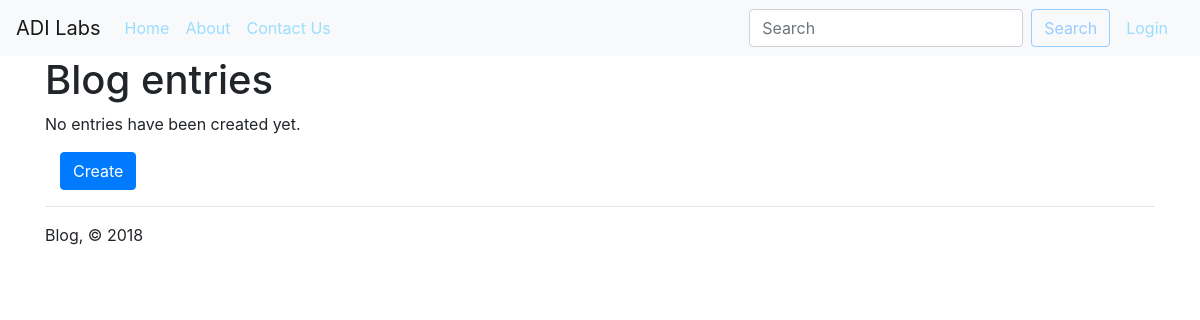
Before: /loggedin/ (signed in) with the older database file.
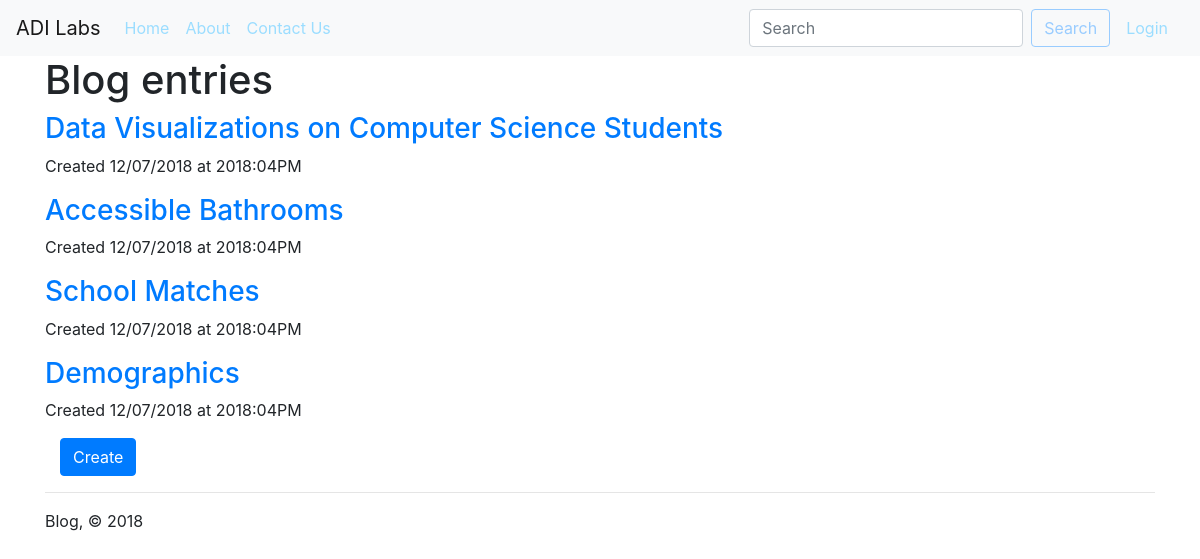
After: the same page with the newer database file.
### app.py (models this page shows, shortened)
class Entry(flask_db.Model):
    title = CharField()
    slug = CharField(unique=True)
    content = TextField()
    published = BooleanField(index=True)
    timestamp = DateTimeField(default=datetime.datetime.now, index=True)
    @classmethod
    def public(cls):
        return Entry.select().where(Entry.published)

### app.py (the view)
@app.route('/loggedin/')
@login_required
def logged_in():
    search_query = request.args.get('q')
    if search_query:
        query = Entry.search(search_query)
    else:
        query = Entry.public().order_by(Entry.timestamp.desc())
    return object_list(
        'loggedin.html',
        query,
        search=search_query,
        check_bounds=False)

### app.py (called while the page is built)
def login_required(fn):
    @functools.wraps(fn)
    def inner(*args, **kwargs):
        if session.get('logged_in'):
            return fn(*args, **kwargs)
        return redirect(url_for('login', next=request.path))
    return inner

### templates/loggedin.html (shortened to what this page needs)
{% extends "base.html" %}
{% block content_title %}{% if search %}Search "{{ search }}"{% else %}Blog entries{% endif %}{% endblock %}
{% block content %}
  {% for entry in object_list %}
    <h3>
      <a href="{% if entry.published %}{{ url_for('detail', slug=entry.slug) }}{% else %}{{ url_for('edit', slug=entry.slug) }}{% endif %}">
        {{ entry.title }}
      </a>
    </h3>
    <p>Created {{ entry.timestamp.strftime('%m/%d/%Y at %G:%I%p') }}</p>
  {% else %}
    <p>No entries have been created yet.</p>
  {% endfor %}
    <div class="col-sm-offset-2 col-sm-10">
      <button class="btn btn-primary" onclick="location.href='{{ url_for('create') }}'">Create</button>
    </div>
{% endblock %}

### templates/base.html (shortened to what this page needs)
<!doctype html>
<html>
  <head>
    <link rel="stylesheet" type="text/css" href="css/bootstrap.min.css"/>
    <link rel="stylesheet" type="text/css" href="{{ url_for('static', filename='css/bootstrap.min.css') }}"/>
    <link href="static/css/custom.css" rel="stylesheet">
    <link rel=stylesheet type=text/css href="{{ url_for('static', filename='css/hilite.css') }}" />
    <link rel=stylesheet type=text/css href="{{ url_for('static', filename='css/custom.css') }}" />
  </head>
  <body>
<nav class="navbar navbar-expand-lg navbar-light bg-light">
  <a class="navbar-brand" href="#">ADI Labs</a>
  <div class="collapse navbar-collapse" id="navbarSupportedContent">
    <ul class="navbar-nav mr-auto">
      <li class="nav-item active">
        <a class="nav-link" href="{{ url_for('index') }}">Home <span class="sr-only">(current)</span></a>
      </li>
      <li class="nav-item">
        <a class="nav-link" href="{{ url_for('about') }}" target="">About</a>
      </li>
      <li class="nav-item">
        <a class="nav-link" href="{{ url_for('contact') }}" target="">Contact Us</a>
      </li>
    </ul>
    <form class="form-inline my-2 my-lg-0">
      <input class="form-control mr-sm-2" type="search" placeholder="Search" aria-label="Search">
      <button class="btn btn-outline-success my-2 my-sm-0" type="submit">Search</button>
      <a class="nav-link" href="{{ url_for('login') }}" target="">Login</a>
    </form>
  </div>
</nav>
    <div class="container">
      {% block page_header %}
        <div class="page-header">
          <h1>{% block content_title %}{% endblock %}</h1>
        </div>
      {% endblock %}
      {% block content %}{% endblock %}
      <footer>
        <hr/>
        <p>Blog, &copy; 2018</p>
      </footer>
  </body>
</html>

### static/css/custom.css (style rules this page uses)
.btn-outline-success { color: #99ccff; background-color: transparent; background-image: none; border-color: #99ccff; }
.navbar-light .navbar-nav .active>.nav-link, .navbar-light .navbar-nav .nav-link.active, .navbar-light .navbar-nav .nav-link.show, .navbar-light .navbar-nav .show>.nav-link { color: #9bddff; }
.navbar-light .navbar-nav .nav-link { color: #9bddff; }
.nav-link { color: #9bddff; }

Changed rows visible on the page:
added Entry: title "Data Visualizations on Computer Science Students", timestamp "12/07/2018 at 2018:04PM"
added Entry: title "Accessible Bathrooms", timestamp "12/07/2018 at 2018:04PM"
added Entry: title "School Matches", timestamp "12/07/2018 at 2018:04PM"
added Entry: title "Demographics", timestamp "12/07/2018 at 2018:04PM"
Other visible differences:
text no longer shown: "No entries have been created yet."
